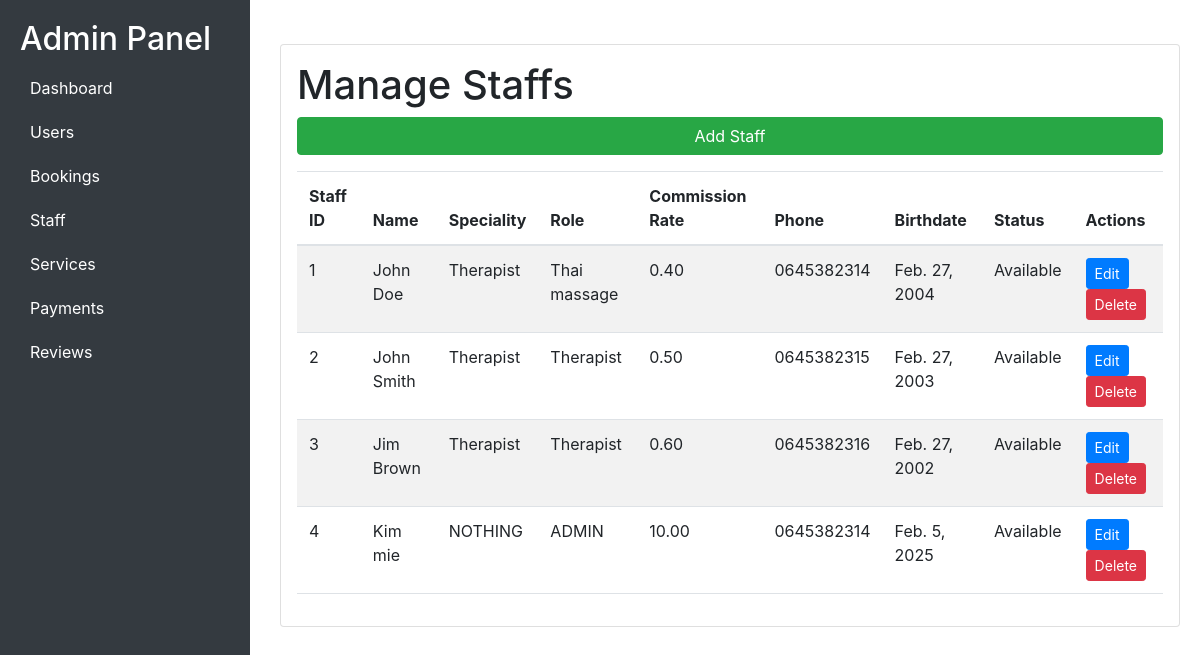
The page /admin-employees/ on the database as committed earlier.
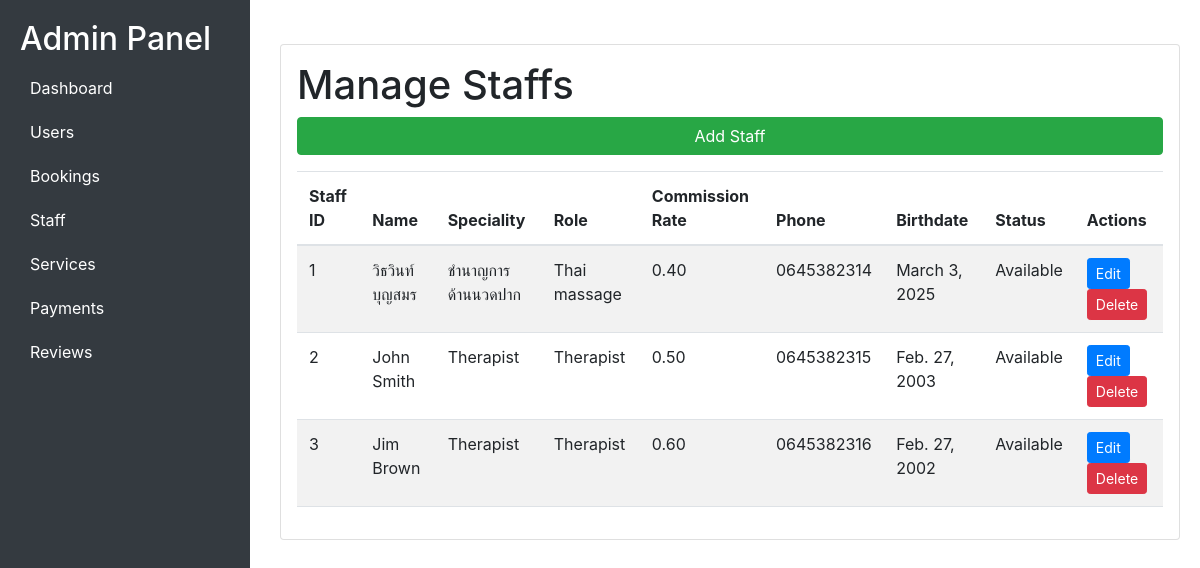
The same page on the database as committed later.
### serviceApp/models.py (models this page shows, shortened)
class Staff(models.Model):
    staff_id = models.AutoField(primary_key=True)
    name = models.CharField(max_length=100)
    speciality = models.CharField(max_length=100)
    role = models.CharField(max_length=100)
    commission_rate = models.DecimalField(max_digits=5, decimal_places=2)
    phone = models.CharField(max_length=15)
    birthdate = models.DateField(null=True, blank=True, default="1970-01-01")
    status = models.CharField(max_length=50, default="Available")

### serviceApp/views.py (the view)
# urls.py: path('admin-employees/',views.manage_staffs,   name='manage_staffs'),
def manage_staffs(request):
    staff_list = Staff.objects.all()
    return render(request, 'admin-employees.html', {'staff_list': staff_list})

### serviceApp/templates/admin-employees.html (shortened to what this page needs)
<!DOCTYPE html>
<html lang="en">
<head>
    <link href="https://cdn.jsdelivr.net/npm/bootstrap@5.3.0/dist/css/bootstrap.min.css" rel="stylesheet">
    <link href="https://stackpath.bootstrapcdn.com/bootstrap/4.3.1/css/bootstrap.min.css" rel="stylesheet">
</head>
<body>
    <div class="sidebar">
        <h2>Admin Panel</h2>
        <a href="/ad">Dashboard</a>
        <a href="/admin-users"> Users</a>
        <a href="/admin-bookings"> Bookings</a>
        <a href="/admin-employees"> Staff</a>
        <a href="/admin-services"> Services</a>
        <a href="/admin-payments">Payments</a>
        <a href="/admin-reviews">Reviews</a>
    </div>
    <div class="content">
    <div class="card mt-4 p-3">
        <h1>Manage Staffs</h1>
        <button class="btn btn-success mb-3" data-toggle="modal" data-target="#addStaffModal">Add Staff</button>
        <table class="table table-striped">
            <thead>
                <tr>
                    <th>Staff ID</th>
                    <th>Name</th>
                    <th>Speciality</th>
                    <th>Role</th>
                    <th>Commission Rate</th>
                    <th>Phone</th>
                    <th>Birthdate</th>
                    <th>Status</th>
                    <th>Actions</th>
                </tr>
            </thead>
            <tbody>
                {% for staff in staff_list %}
                <tr>
                    <td>{{ staff.staff_id }}</td>
                    <td>{{ staff.name }}</td>
                    <td>{{ staff.speciality }}</td>
                    <td>{{ staff.role }}</td>
                    <td>{{ staff.commission_rate }}</td>
                    <td>{{ staff.phone }}</td>
                    <td>{{ staff.birthdate }}</td>
                    <td>{{ staff.status }}</td>
                    <td>
                        <button class="btn btn-primary btn-sm" data-toggle="modal" data-target="#editModal{{ staff.staff_id }}">Edit</button>
                        <button class="btn btn-danger btn-sm" onclick="if(confirm('Are you sure you want to delete this staff member?')) location.href='{% url 'delete_staff' staff.staff_id %}'">Delete</button>
                    </td>
                {% endfor %}
            </tbody>
        </table>
    </div>
</div>
</body>
</html>

### serviceApp/templates/admin-employees.html (style rules this page uses)
body { display: flex; }
.sidebar { width: 250px; height: 100vh; background: #343a40; padding: 20px; color: white; position: fixed; }
.content { margin-left: 260px; padding: 20px; width: 100%; }
.sidebar a { color: white; display: block; padding: 10px; text-decoration: none; }

Rows that differ between the two databases and show on the page:
removed Staff: staff_id "4", name "Kim mie", speciality "NOTHING", role "ADMIN", commission_rate "10.00", phone "0645382314", birthdate "Feb. 5, 2025", status "Available"
changed Staff "Thai massage": name "John Doe" → "วิธวินท์ บุญสมร"; speciality "Therapist" → "ชำนาญการด้านนวดปาก"; birthdate "Feb. 27, 2004" → "March 3, 2025"
